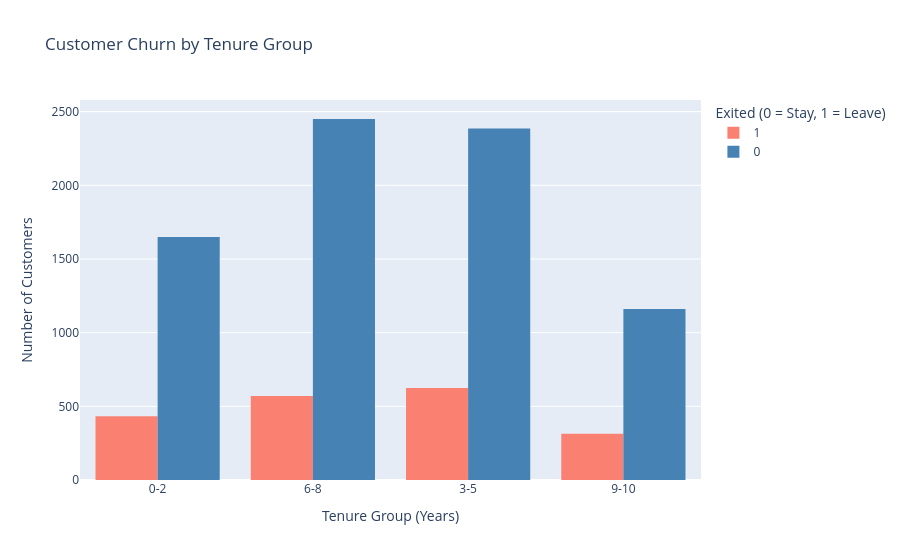

Here is the notebook cell this chart was saved with:
### Code cell
## Plotting the distribution of customers by tenure and churn status
# Create tenure groups FIRST
df1['Tenure_group'] = pd.cut(
    df1['Tenure'],
    bins=[0,2,5,8,10],
    labels=['0-2','3-5','6-8','9-10']
)

# Then plot
fig = px.histogram(
    df1,
    x='Tenure_group',
    color='Exited',
    barmode='group',
    color_discrete_map={0: 'steelblue', 1: 'salmon'},
    labels={
        'Exited': 'Exited (0 = Stay, 1 = Leave)',
        'Tenure_group': 'Tenure Group (Years)'
    },
    title='Customer Churn by Tenure Group'
)

fig.update_layout(yaxis_title='Number of Customers')

fig.show()

### Figure 1 — Plotly figure (JSON) as saved in the notebook; plotly's stock layout.template omitted (floating-point values rounded to 4 significant figures; data arrays with more than 128 entries replaced by an {"elided": "..."} marker saying what was removed)
{"data": [{"alignmentgroup": "True", "bingroup": "x", "hovertemplate": "Exited (0 = Stay, 1 = Leave)=1<br>Tenure Group (Years)=%{x}<br>count=%{y}<extra></extra>", "legendgroup": "1", "marker": {"color": "salmon", "pattern": {"shape": ""}}, "name": "1", "offsetgroup": "1", "orientation": "v", "showlegend": true, "type": "histogram", "x": {"elided": "2037 str values"}, "xaxis": "x", "yaxis": "y"}, {"alignmentgroup": "True", "bingroup": "x", "hovertemplate": "Exited (0 = Stay, 1 = Leave)=0<br>Tenure Group (Years)=%{x}<br>count=%{y}<extra></extra>", "legendgroup": "0", "marker": {"color": "steelblue", "pattern": {"shape": ""}}, "name": "0", "offsetgroup": "0", "orientation": "v", "showlegend": true, "type": "histogram", "x": {"elided": "7963 str values"}, "xaxis": "x", "yaxis": "y"}], "layout": {"barmode": "group", "legend": {"title": {"text": "Exited (0 = Stay, 1 = Leave)"}, "tracegroupgap": 0}, "title": {"text": "Customer Churn by Tenure Group"}, "xaxis": {"anchor": "y", "domain": [0, 1], "title": {"text": "Tenure Group (Years)"}}, "yaxis": {"anchor": "x", "domain": [0, 1], "title": {"text": "Number of Customers"}}}}
